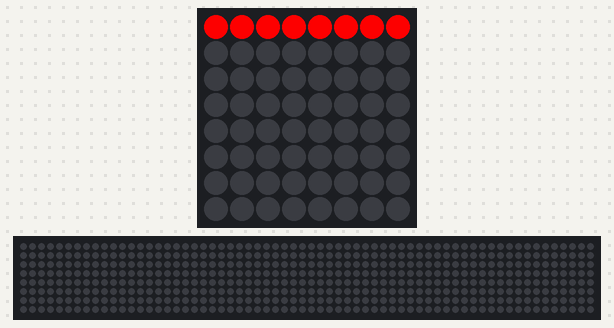
Bench run of a program on a simulated Raspberry Pi (BCM pin numbers) with a Sense HAT. Parts: the Sense HAT's 8×8 RGB LED matrix, a strip that is not on the board, showing the scrolling text unrolled. The 64×8 strip is a reading aid, not a part: it shows the text the matrix is scrolling, unrolled, one strip-width of it at a time; what the program prints to the terminal is not drawn. At 31.8 s the program stops and its outputs stay as they are.

Above: at 1.1 s.
At 2.1 s:
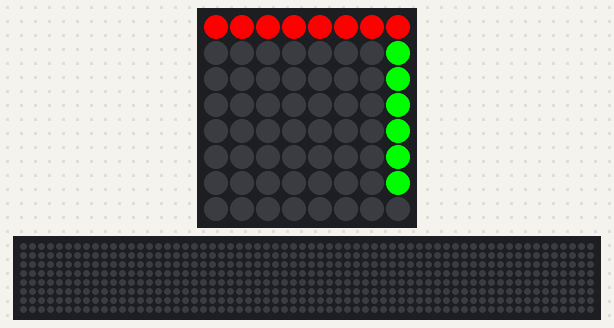
At 3.1 s:
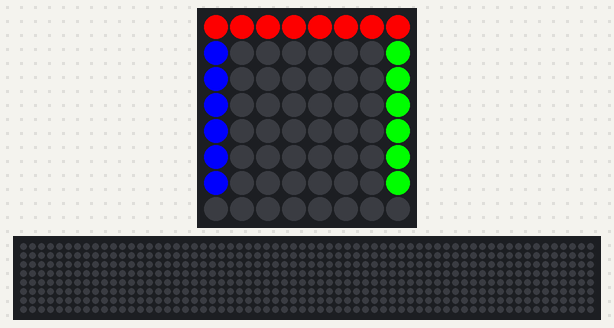
At 4.1 s:
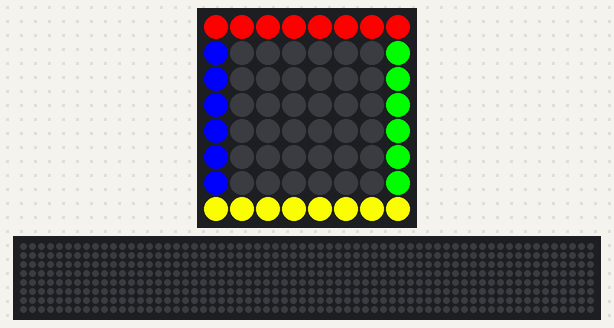
At 9.1 s:
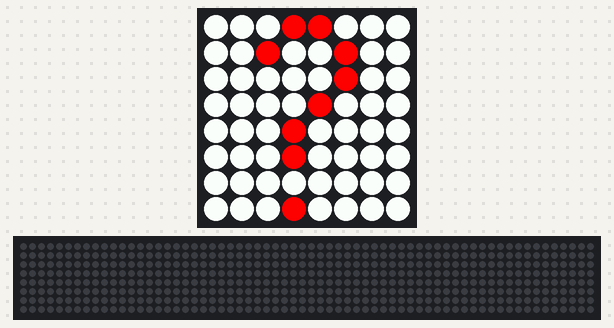
At 26.76 s:
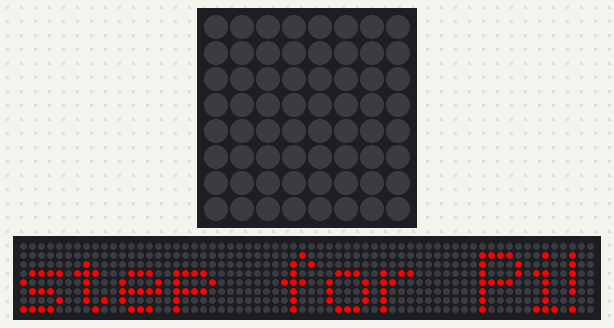

The program:

firstSenseHat.py
```python
#!/usr/bin/python3

from sense_hat import SenseHat
from time import sleep


print("Hallo ggggg")


sense = SenseHat()
sense.clear()
sleep(1)
# Rotes LED anzuenden
sense.set_pixel(0, 0, 255, 0, 0)
sense.set_pixel(1, 0, 255, 0, 0)
sense.set_pixel(2, 0, 255, 0, 0)
sense.set_pixel(3, 0, 255, 0, 0)
sense.set_pixel(4, 0, 255, 0, 0)
sense.set_pixel(5, 0, 255, 0, 0)
sense.set_pixel(6, 0, 255, 0, 0)
sense.set_pixel(7, 0, 255, 0, 0)
sleep(1)

# Grünes LED anzuenden
sense.set_pixel(7, 1, 0, 255, 0)
sense.set_pixel(7, 2, 0, 255, 0)
sense.set_pixel(7, 3, 0, 255, 0)
sense.set_pixel(7, 4, 0, 255, 0)
sense.set_pixel(7, 5, 0, 255, 0)
sense.set_pixel(7, 6, 0, 255, 0)
sleep(1)

# Blaues LED anzuenden
sense.set_pixel(0, 1, 0, 0, 255)
sense.set_pixel(0, 2, 0, 0, 255)
sense.set_pixel(0, 3, 0, 0, 255)
sense.set_pixel(0, 4, 0, 0, 255)
sense.set_pixel(0, 5, 0, 0, 255)
sense.set_pixel(0, 6, 0, 0, 255)
sleep(1)

# Gelbes LED anzuenden
sense.set_pixel(0, 7, 255, 255, 0)
sense.set_pixel(1, 7, 255, 255, 0)
sense.set_pixel(2, 7, 255, 255, 0)
sense.set_pixel(3, 7, 255, 255, 0)
sense.set_pixel(4, 7, 255, 255, 0)
sense.set_pixel(5, 7, 255, 255, 0)
sense.set_pixel(6, 7, 255, 255, 0)
sense.set_pixel(7, 7, 255, 255, 0)

sleep(5)
sense.clear()


X = [255, 0, 0]  # Red
O = [255, 255, 255]  # White

question_mark = [
O, O, O, X, X, O, O, O,
O, O, X, O, O, X, O, O,
O, O, O, O, O, X, O, O,
O, O, O, O, X, O, O, O,
O, O, O, X, O, O, O, O,
O, O, O, X, O, O, O, O,
O, O, O, O, O, O, O, O,
O, O, O, X, O, O, O, O
]

sense.set_pixels(question_mark)

sleep(5)
sense.clear()
sense.show_message("One small step for Pi!", text_colour=[255, 0, 0])

sleep(5)
sense.clear()
```

Measured:
- what the display in image 0 shows lasts 1.0 s, from 1.0 s to 2.0 s
- what the display in image 3 shows lasts 5.0 s, from 4.0 s to 9.0 s
